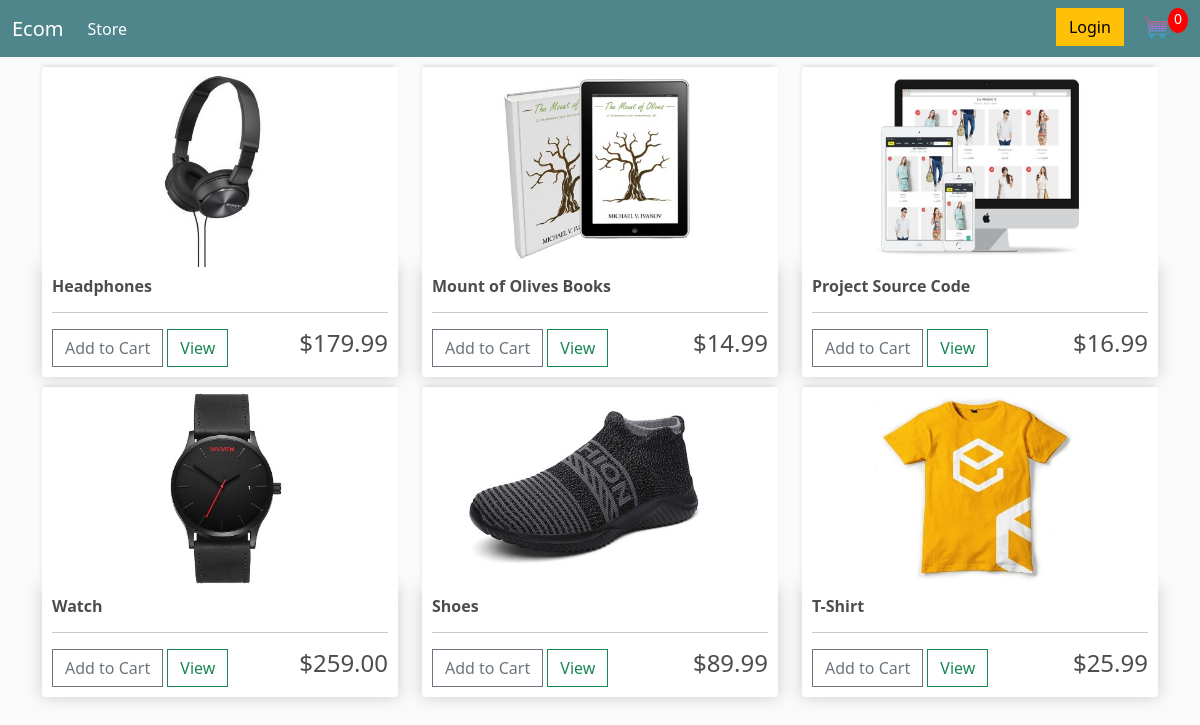
The page / on the database its author committed.
### store/models.py (models this page shows, shortened)
class Product(models.Model):
    name = models.CharField(max_length=200, null=True)
    price = models.DecimalField(max_digits=7, decimal_places=2)
    digital = models.BooleanField(default=False, null=True, blank=False)
    image = models.ImageField(null=True, blank=True)
    @property
    def imageURL(self):
        try:
            url = self.image.url
        except:
            url = ""
        return url

### store/views.py (the view)
# urls.py: path('', include('store.urls')),
def store(request):
    data = cartData(request)
    cartItems = data["cartItems"]
    products = Product.objects.all()
    context = {"products": products, "cartItems": cartItems}
    return render(request, 'store/store.html', context)

### store/utils.py (called while the page is built, shortened)
def cookieCart(request):
    try:
        cart = json.loads(request.COOKIES["cart"])
    except:
        cart = {}
    print("cart: ",cart)
    items = []
    order = {"get_cart_total":0, "get_cart_items":0, "shipping":False}
    cartItems = order["get_cart_items"]
    return {"items": items, "order": order, "cartItems": cartItems}

def cartData(request):
    if request.user.is_authenticated:
        customer = request.user.customer
        order, created = Order.objects.get_or_create(customer=customer, complete=False)
        items = order.orderitem_set.all()
        cartItems = order.get_cart_items
    else:
        cookieData = cookieCart(request)
        items = cookieData["items"]
        order = cookieData["order"]
        cartItems = cookieData["cartItems"]
    return {"items": items, "order": order, "cartItems": cartItems}

### store/templates/store/store.html
{% extends "store/main.html"%}
{% load static %}
{% block content %}
    <div class="row">
        {% for product in products%}
        <div class="col-lg-4">
            <img class="thumbnail" src="{{ product.imageURL }}">
            <div class="box-element product">
                <h6><strong>{{ product.name }}</strong></h6>
                <hr>
                <button data-product={{product.id}}
                data-action="add"
                class="btn btn-outline-secondary add-btn update-cart">Add to Cart</button>
                <a class="btn btn-outline-success" href="#">View</a>
                <h4 style="display: inline-block; float: right">${{ product.price|floatformat:2}}</h4>
            </div>
        </div>
        {% endfor %}
    </div>
{% endblock content %}

### static/css/main.css (style rules this page uses)
body { background-color: hsl(0, 0%, 98%); }
h1,h2,h3,h4,h5,h6 { color:hsl(0, 0%, 30%); }
.box-element { box-shadow:hsl(0, 0%, 80%) 0 0 16px; background-color: #fff; border-radius: 4px; padding: 10px; }
.thumbnail { width: 100%; height: 200px; -webkit-box-shadow: -1px -3px 5px -2px rgba(214,214,214,1); -moz-box-shadow: -1px -3px 5px -2px rgba(214,214,214,1); box-shadow: -1px -3px 5px -2px rgba(214,214,214,1); }
.product { border-radius: 0 0 4px 4px; }
.col-lg-4, .col-lg-6, .col-lg-8, .col-lg-12 { margin-top: 10px; }
.btn { border-radius: 0; }

### rows shown on the page
Product: imageURL (picture), name "Headphones", price "179.99"
Product: imageURL (picture), name "Mount of Olives Books", price "14.99"
Product: imageURL (picture), name "Project Source Code", price "16.99"
Product: imageURL (picture), name "Watch", price "259.00"
Product: imageURL (picture), name "Shoes", price "89.99"
Product: imageURL (picture), name "T-Shirt", price "25.99"

### other values the page prints
{{ cartItems }} "0"
